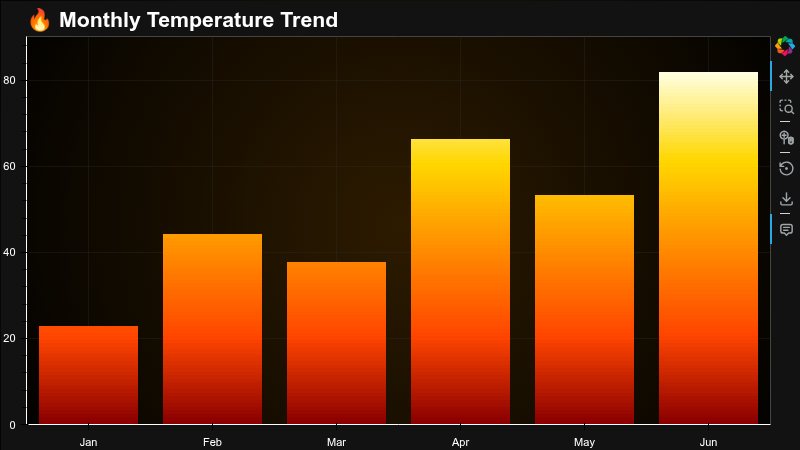

Write Python code to recreate this figure.
from bokeh_rocks import create_gradient_bar_chart, show, save_plot

categories3 = ['Jan', 'Feb', 'Mar', 'Apr', 'May', 'Jun']
values3 = [23, 45, 38, 67, 54, 82]

# Fire gradient: Dark Red -> Orange -> Yellow -> White
fire_colors = [
    [139, 0, 0],      # Dark red
    [255, 69, 0],     # Orange red
    [255, 140, 0],    # Dark orange
    [255, 215, 0],    # Gold
    [255, 255, 224]   # Light yellow
]

chart3 = create_gradient_bar_chart(
    categories=categories3,
    values=values3,
    orientation="vertical",
    custom_colors=fire_colors,
    title="🔥 Monthly Temperature Trend",
    width=800,
    height=450,
    background_gradient="radial-gradient(circle at center, #2d1b00 0%, #000000 100%)",
    theme="dark",
    hover_template="Month: {cat} | Avg Temp: {val}°C"
)
show(chart3)
save_plot(chart3, "output/bar_18")
